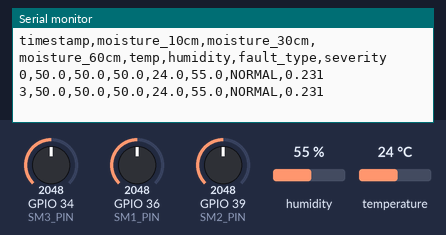
A sketch run on a simulated ESP32. On the bench: the last lines printed to the serial monitor. The inputs (shaded band) are chosen by the test bench; at power-on: GPIO 34 (SM3_PIN) = 2048, GPIO 36 (SM1_PIN) = 2048, GPIO 39 (SM2_PIN) = 2048, humidity 55 %, temperature 24 °C.

Above: at 3.8 s.
3.9 s: GPIO 34 (SM3_PIN) set to 1059
At 7.1 s:
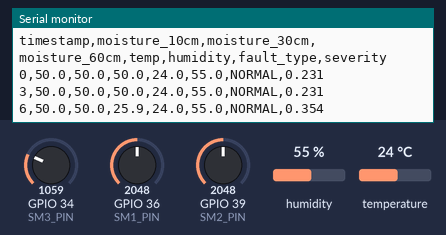
7.8 s: GPIO 34 (SM3_PIN) set to 996
At 9.6 s:
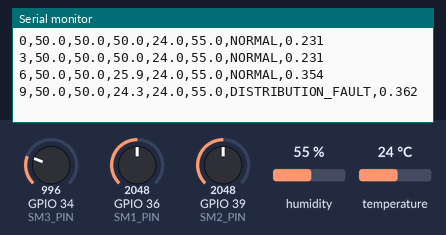
13.5 s: GPIO 36 (SM1_PIN) set to 1932
At 15.8 s:
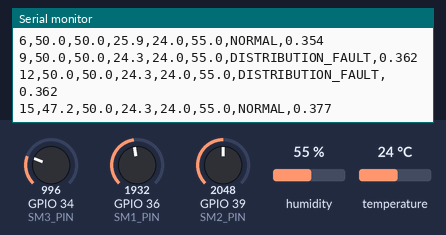
17.4 s: GPIO 39 (SM2_PIN) set to 1907
At 19.5 s:
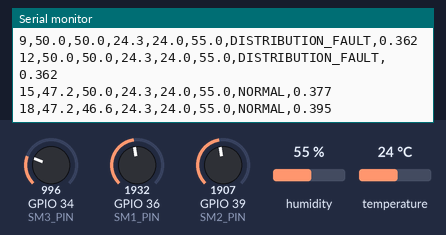
21.3 s: GPIO 39 (SM2_PIN) set to 1831
At 24.5 s:
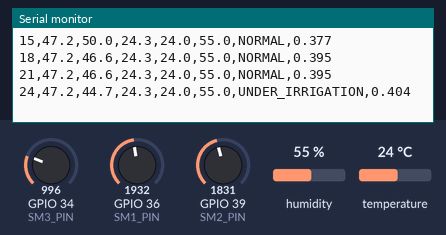
Timing chart, 0 to 26.0 s (numbered marks = the images above; inputs shaded):
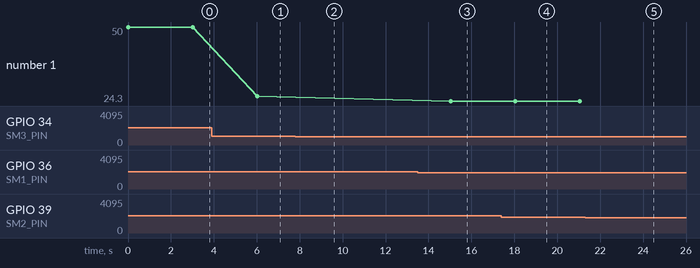

The sketch:

sketch.ino
```cpp
#include "DHT.h"

#define DHTPIN 4
#define DHTTYPE DHT22
#define SM1_PIN 36   // 10cm
#define SM2_PIN 39   // 30cm
#define SM3_PIN 34   // 60cm

DHT dht(DHTPIN, DHTTYPE);

// Simulated field capacity & thresholds
const float FIELD_CAP = 100.0;
const float TARGET_MOISTURE = 65.0;  // ideal root zone %

float readMoisture(int pin) {
  int raw = analogRead(pin);
  return (raw / 4095.0) * 100.0;  // returns float properly
}

String classifyFault(float m10, float m30, float m60, float target) {
  float avg = (m10 + m30 + m60) / 3.0;
  float deltaM = avg - target;

  if (avg < target * 0.6) return "UNDER_IRRIGATION";
  if (avg > FIELD_CAP * 0.95) return "OVER_IRRIGATION";
  if (m10 > target * 0.85 && avg < target * 0.5) return "TIMING_FAULT";
  if (m10 > m60 * 2.0) return "DISTRIBUTION_FAULT";
  return "NORMAL";
}

float computeSeverity(float m10, float m30, float m60, float target) {
  float avg = (m10 + m30 + m60) / 3.0;
  float severity = abs(avg - target) / target;
  if (severity > 1.0) severity = 1.0;
  return severity;
}

void setup() {
  Serial.begin(115200);
  dht.begin();
  Serial.println("timestamp,moisture_10cm,moisture_30cm,moisture_60cm,temp,humidity,fault_type,severity");
}

void loop() {
  float m10 = readMoisture(SM1_PIN);
  float m30 = readMoisture(SM2_PIN);
  float m60 = readMoisture(SM3_PIN);
  float temp = dht.readTemperature();
  float hum  = dht.readHumidity();

  if (isnan(temp) || isnan(hum)) {
    temp = 28.0; hum = 60.0;  // fallback
  }

  String fault = classifyFault(m10, m30, m60, TARGET_MOISTURE);
  float severity = computeSeverity(m10, m30, m60, TARGET_MOISTURE);

  // CSV output
  Serial.print(millis() / 1000);
  Serial.print(",");
  Serial.print(m10, 1);
  Serial.print(",");
  Serial.print(m30, 1);
  Serial.print(",");
  Serial.print(m60, 1);
  Serial.print(",");
  Serial.print(temp, 1);
  Serial.print(",");
  Serial.print(hum, 1);
  Serial.print(",");
  Serial.print(fault);
  Serial.print(",");
  Serial.println(severity, 3);

  delay(3000);  // every 3 seconds in sim = 15 min real
}
```

Measured:
- the behaviour switches between 1024 and 1023 on GPIO 34 (SM3_PIN) (found by bisection; images 1 and 2)
- the behaviour switches between 1993 and 1992 on GPIO 36 (SM1_PIN) (found by bisection; images 2 and 3)
- the behaviour switches between 1864 and 1863 on GPIO 39 (SM2_PIN) (found by bisection; images 4 and 5)
- after the input at 3.9 s, the serial monitor: prints a new line after 2.1 s (image 1)
- after the input at 7.8 s, the serial monitor: prints a new line after 1.2 s (image 2)
- after the input at 13.5 s, the serial monitor: prints a new line after 1.5 s (image 3)
- after the input at 17.4 s, the serial monitor: prints a new line after 0.64 s (image 4)
- after the input at 21.3 s, the serial monitor: prints a new line after 2.8 s (image 5)
